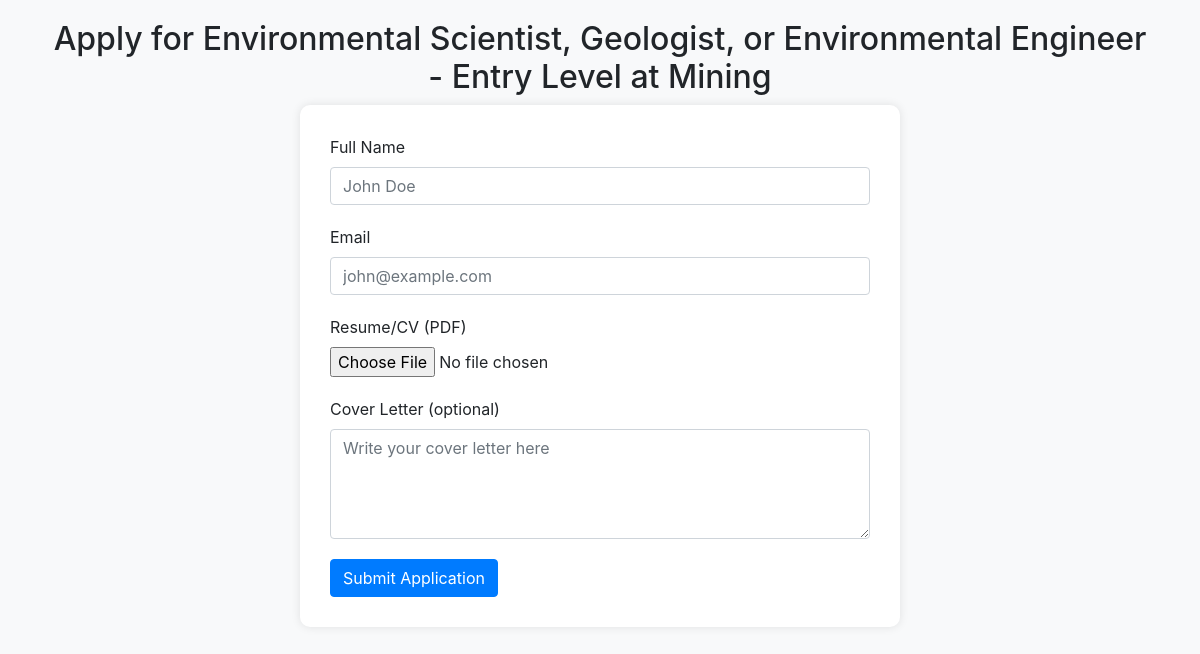
/apply_job/1/79/, run on the app's committed database.
### myapp/models.py (models this page shows, shortened)
class Job(models.Model):
    title = models.CharField(max_length=255)
    Description=models.TextField()
    JobType = models.CharField(max_length=255)
    industry = models.ForeignKey(Industry, on_delete=models.CASCADE)
    Companyname = models.CharField(max_length=200)
    salary = models.CharField(max_length=300)
    Location=models.CharField(max_length=200)

class Industry(models.Model):
    name = models.CharField(max_length=255)

### myapp/views.py (the view)
# urls.py: path('apply_job/<int:industry_id>/<int:job_id>/', apply_job, name='apply_job'),
def apply_job(request, industry_id, job_id):
    if request.method == 'POST':
        full_name = request.POST.get('full_name')
        email = request.POST.get('email')
        resume = request.FILES.get('resume')
        cover_letter = request.POST.get('cover_letter')
        print(full_name)
        print(email)
        print(resume)
        job_application = JobApplication.objects.create(
            job_id=job_id,
            name=full_name,
            email=email,
            resume=resume,
            cover_letter=cover_letter,
        )
        job_application.save()
        return redirect('myapp:success')  # Redirect to a success page after submission
    else:
        context = {
            'job': Job.objects.get(pk=job_id),
            'industry': Industry.objects.get(pk=industry_id),
        }
        return render(request, 'job_application_form.html', context)

### myapp/templates/job_application_form.html (shortened to what this page needs)
<!DOCTYPE html>
<html lang="en">
<head>
    <link rel="stylesheet" href="https://stackpath.bootstrapcdn.com/bootstrap/4.3.1/css/bootstrap.min.css">
</head>
<body>
    <div class="container">
        <h2 class="text-center">Apply for {{ job.title }} at {{ industry.name }}</h2>
        <form class="application-form" method="post" action="{% url 'myapp:apply_job' industry_id=industry.id job_id=job.id %}">
            <div class="form-group">
                <label for="full_name">Full Name</label>
                <input type="text" class="form-control" id="full_name" name="full_name" placeholder="John Doe" required>
            </div>
            <div class="form-group">
                <label for="email">Email</label>
                <input type="email" class="form-control" id="email" name="email" placeholder="john@example.com" required>
            </div>
            <div class="form-group">
                <label for="resume">Resume/CV (PDF)</label>
                <input type="file" class="form-control-file" id="resume" name="resume" accept=".pdf" required>
            </div>
            <div class="form-group">
                <label for="cover_letter">Cover Letter (optional)</label>
                <textarea class="form-control" id="cover_letter" name="cover_letter" rows="4" placeholder="Write your cover letter here"></textarea>
            </div>
            <button type="submit" class="btn btn-primary">Submit Application</button>
        </form>
    </div>
</body>
</html>

### myapp/templates/job_application_form.html (style rules this page uses)
body { background-color: #f8f9fa; padding: 20px; }
.application-form { max-width: 600px; margin: 0 auto; background-color: #ffffff; padding: 30px; border-radius: 10px; box-shadow: 0 0 10px rgba(0, 0, 0, 0.1); }
.form-group { margin-bottom: 20px; }

### data on the page
Job: title "Environmental Scientist, Geologist, or Environmental Engineer - Entry Level"
Industry: name "Mining"
